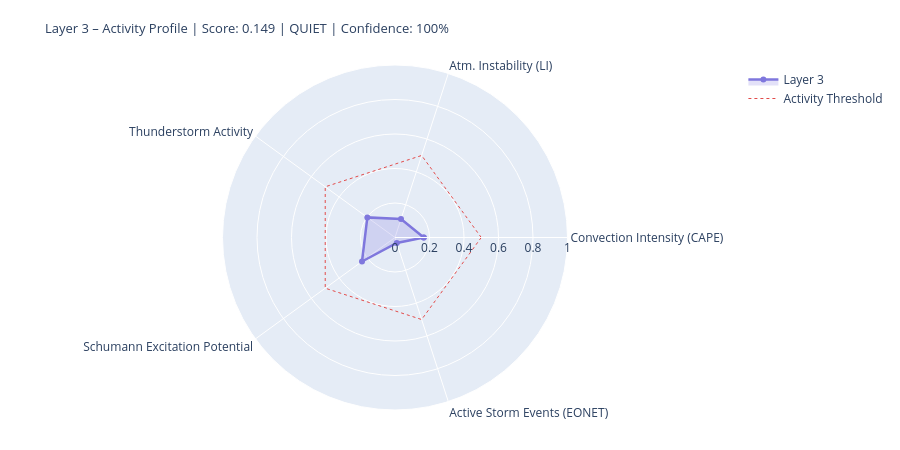

The cell this chart's notebook holds for it:
### Markdown cell above
---
## 4. State Assessment & Handoff to Layer 4/5

### Code cell
# ============================================================
# LAYER-3-SCORE
# Five dynamic components
# ============================================================

def norm(v, lo, hi):
    if v is None or (isinstance(v, float) and math.isnan(v)): return None
    return round(max(0.0, min(1.0, (v - lo) / (hi - lo))), 4)

# --- 1) Convection intensity (global CAPE mean) ---
cape_mean = df_atm['cape'].dropna().mean() if not df_atm.empty else None
conv_score = norm(cape_mean, 0, 3000)
conv_src   = 'primary' if cape_mean is not None else 'missing'

# --- 2) Atmospheric instability (LI mean) ---
li_mean   = df_atm['li'].dropna().mean() if not df_atm.empty else None
# Negative LI = unstable → higher score
instab_score = norm(-li_mean if li_mean is not None else None, -6, 6)
instab_src   = 'primary' if li_mean is not None else 'missing'

# --- 3) Thunderstorm activity (mean thunder score + WMO count) ---
thunder_mean = df_atm['thunder_score'].mean() if not df_atm.empty else None
n_thunder    = int(df_atm['thunderstorm'].sum()) if not df_atm.empty else 0
thunder_score_val = norm(
    (thunder_mean or 0) * 0.7 + n_thunder * 0.1, 0, 1.0
) if thunder_mean is not None else None
thunder_src = 'primary'

# --- 4) Schumann excitation potential (weighted Schumann contribution) ---
schumann_pot = df_atm['schumann_contribution'].mean() if not df_atm.empty else None
# Boosted by Layer-2 thunderstorm trigger
if schumann_pot is not None and l2_thunder:
    schumann_pot = min(1.0, schumann_pot * 1.2)
schumann_score = norm(schumann_pot, 0, 1.0) if schumann_pot is not None else None
schumann_src   = 'derived'

# --- 5) Storm activity (NASA EONET) ---
# Distinction: None = data not loaded, 0.0 = loaded but no events
storm_score = None
storm_src   = 'missing'
if raw.get('storms') is not None:          # API reached successfully
    storm_score = norm(len(storm_events), 0, 30) if storm_events else 0.0
    storm_src   = 'primary'

# X-Ray and Kp: context only, not in dynamic score
# (X-Ray = Layer-0/4 driver; Kp = geomagnetic index, not a lightning proxy)
xray_context = None
if raw.get('xray'):
    df_xc = pd.DataFrame(raw['xray'])
    fc = next((c for c in df_xc.columns
               if any(k in c.lower() for k in ['flux','long']) and 'time' not in c.lower()),
              df_xc.columns[1])
    df_xc[fc] = pd.to_numeric(df_xc[fc], errors='coerce')
    xray_last = df_xc[fc].dropna().iloc[-1] if not df_xc[fc].dropna().empty else None
    if xray_last:
        xray_class = ('X' if xray_last>=1e-4 else 'M' if xray_last>=1e-5
                      else 'C' if xray_last>=1e-6 else 'B')
        xray_context = {'flux': float(xray_last), 'class': xray_class}
        print(f'X-Ray context: {xray_class}-class ({xray_last:.2e} W/m²)')

# --- Aggregate ---
COMPONENTS = {
    'Convection Intensity (CAPE)':  {'score': conv_score,       'source': conv_src,    'dynamic': True},
    'Atm. Instability (LI)':         {'score': instab_score,     'source': instab_src,  'dynamic': True},
    'Thunderstorm Activity':              {'score': thunder_score_val, 'source': thunder_src, 'dynamic': True},
    'Schumann Excitation Potential':   {'score': schumann_score,   'source': schumann_src,'dynamic': True},
    'Active Storm Events (EONET)': {'score': storm_score,      'source': storm_src,   'dynamic': True},
}

available   = {k: v['score'] for k, v in COMPONENTS.items() if v['score'] is not None}
unavailable = [k for k, v in COMPONENTS.items() if v['score'] is None]
layer3_score = round(sum(available.values()) / len(available), 4) if available else None
confidence   = round(len(available) / len(COMPONENTS), 2)
level = ('unknown' if layer3_score is None
         else 'quiet'   if layer3_score < 0.3
         else 'moderate' if layer3_score < 0.6
         else 'active')
dominant_l3 = max(available, key=available.get) if available else 'none'

# --- Ausgabe ---
W = 68
print('=' * W)
print('LAYER 3 – ATMOSPHERE / WEATHER / THUNDERSTORMS – STATE ASSESSMENT')
print('=' * W)
for name, comp in COMPONENTS.items():
    s = comp['score']
    if s is not None:
        bar = '█' * int(s * 20) + '░' * (20 - int(s * 20))
        print(f'  {name:<36} {bar}  {s:.3f}  [{comp["source"]}]')
    else:
        print(f'  {name:<36} {"─" * 20}  n/a   [missing]')
print('-' * W)
print(f'  Score:        {layer3_score:.3f}  ({len(available)}/{len(COMPONENTS)} components)')
print(f'  Confidence:   {confidence:.0%}')
print(f'  Level:        {level.upper()}')
print(f'  Dominant:     {dominant_l3}')
print(f'  CAPE mean:    {cape_mean:.0f} J/kg' if cape_mean else '  CAPE mean:    n/a')
print(f'  LI mean:      {li_mean:.1f} K' if li_mean is not None else '  LI mean:      n/a')
print(f'  Thunderstorms:{n_thunder} points (WMO)  +  {len(storm_events)} NASA EONET')
print('=' * W)

# Radar
cats   = list(available.keys())
vals_r = list(available.values())
if len(cats) >= 3:
    fig = go.Figure()
    fig.add_trace(go.Scatterpolar(
        r=vals_r + [vals_r[0]], theta=cats + [cats[0]],
        fill='toself', fillcolor='rgba(127,119,221,0.22)',
        line=dict(color='#7F77DD', width=2.5), name='Layer 3'
    ))
    fig.add_trace(go.Scatterpolar(
        r=[0.5] * (len(cats)+1), theta=cats + [cats[0]],
        line=dict(color='#E24B4A', dash='dot', width=1),
        mode='lines', name='Activity Threshold'
    ))
    fig.update_layout(
        title=dict(
            text=f'Layer 3 – Activity Profile | Score: {layer3_score:.3f} | {level.upper()} | Confidence: {confidence:.0%}',
            font=dict(size=13)
        ),
        polar=dict(radialaxis=dict(visible=True, range=[0, 1])),
        height=450, showlegend=True,
        margin=dict(l=60, r=60, t=65, b=40)
    )
    fig.show()

### Figure 1 — Plotly figure (JSON) as saved in the notebook; plotly's stock layout.template omitted (floating-point values rounded to 4 significant figures)
{"data": [{"fill": "toself", "fillcolor": "rgba(127,119,221,0.22)", "line": {"color": "#7F77DD", "width": 2.5}, "name": "Layer 3", "r": [0.1667, 0.1125, 0.1981, 0.2365, 0.0333, 0.1667], "theta": ["Convection Intensity (CAPE)", "Atm. Instability (LI)", "Thunderstorm Activity", "Schumann Excitation Potential", "Active Storm Events (EONET)", "Convection Intensity (CAPE)"], "type": "scatterpolar"}, {"line": {"color": "#E24B4A", "dash": "dot", "width": 1}, "mode": "lines", "name": "Activity Threshold", "r": [0.5, 0.5, 0.5, 0.5, 0.5, 0.5], "theta": ["Convection Intensity (CAPE)", "Atm. Instability (LI)", "Thunderstorm Activity", "Schumann Excitation Potential", "Active Storm Events (EONET)", "Convection Intensity (CAPE)"], "type": "scatterpolar"}], "layout": {"height": 450, "margin": {"b": 40, "l": 60, "r": 60, "t": 65}, "polar": {"radialaxis": {"range": [0, 1], "visible": true}}, "showlegend": true, "title": {"font": {"size": 13}, "text": "Layer 3 – Activity Profile | Score: 0.149 | QUIET | Confidence: 100%"}}}
